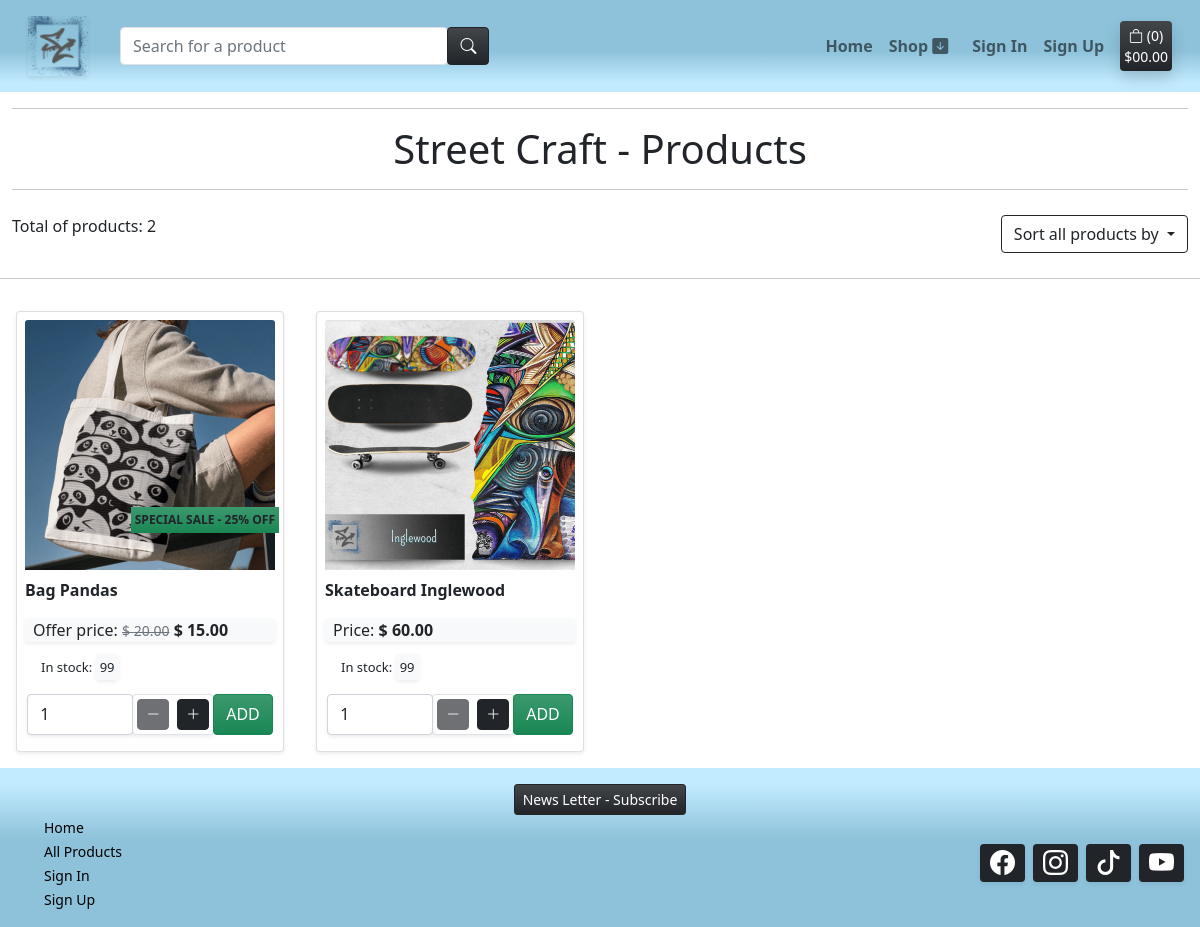
The page /all-products/ on the database its author committed.
### products/models.py (models this page shows, shortened)
class Product(models.Model):
    sku = models.SmallAutoField(primary_key=True)
    name = models.CharField(max_length=150, unique=True)
    release_date = models.DateTimeField(auto_now_add=True)
    category = models.ForeignKey('Category', null=True, blank=True, on_delete=models.SET_NULL)
    quantity_available = models.IntegerField(default=100,
            validators=[
            MinValueValidator(0)
        ])
    description = models.TextField()
    price = models.DecimalField(max_digits=6, decimal_places=2)
    offer = models.ForeignKey(Offer, null=True, blank=True, on_delete=models.SET_NULL)
    product_image = models.ImageField(null=True, blank=True)
    product_image_url = models.URLField(max_length=1024, null=True, blank=True)
    slug = models.SlugField(max_length=254, null=True, blank=True, unique=True)
    class Meta:
        ordering = ['-release_date']
    def cal_discount_price(self):
        return self.price - ((self.price * self.offer.offer_discount) / 100)

class Offer(models.Model):
    offer_sku = models.SmallAutoField(primary_key=True)
    offer_name = models.CharField(max_length=50,)
    offer_display = models.CharField(max_length=254, null=True, blank=True)
    offer_discount = models.IntegerField(default=0,
        validators=[
            MaxValueValidator(80),
            MinValueValidator(0)
        ])

### products/views.py (the view, shortened to what this page needs)
# urls.py: path('all-products/', views.products, name='products'),
def products(request):
    products_list = Product.objects.all()
    total_products_list = products_list.count()
    query = None
    categories = None
    offers = None
    sort = None
    direction = None
    if request.GET:
        if 'category' in request.GET:
            categories = request.GET['category'].split(',')
            products_list = products_list.filter(category__system_name__in=categories)
            categories = Category.objects.filter(system_name__in=categories)
            total_products_list = products_list.count()
    if request.GET:
        if 'offer' in request.GET:
            offers = request.GET['offer'].split(',')
            products_list = products_list.filter(offer__offer_name__in=offers)
            offers = Offer.objects.filter(offer_name__in=offers)
            total_products_list = products_list.count()
    current_sorting = f'{sort}_{direction}'
    context = {
        "products_list": products_list,
        "total_products_list": total_products_list,
        'current_categories': categories,
        'current_sorting': current_sorting
    }
    return render(request, 'products/products_all.html', context)

### templates/products/products_all.html (shortened to what this page needs)
{% extends "base.html" %}
{% load static %}
{% block content %}
<header>
    <div class="container-fluid text-center">
        <hr>
        <h1>Street Craft - Products</h1>
        <hr>
    </div>
</header>
<div class="m-1 d-flex justify-content-between align-items-center">
    <div class="fw-light m-2">
        <p>Total of products: {{ total_products_list }}</p>
    </div>
    <div class="dropdown m-2">
        <a class="btn btn-outline-dark dropdown-toggle" href="#" role="button" data-bs-toggle="dropdown" aria-expanded="false">
            Sort all products by
        </a>
    </div>
</div>
<hr>
<div class="container-fluid">
    <div class="row">
        {% for product in products_list %}
            <div class="col-sm-6 col-md-4 col-lg-3 p-0">
                <div class="card m-3 shadow-sm">
                    <div class="card-body m-1 p-1">
                        <a href="{% url 'product_details' product.slug %}">
                            <div class="image-container">
                                {% if product.product_image %}
                                <img class="card-img-top" src="{{ product.product_image.url }}" alt="{{ product.name }}">
                                {% else %}
                                <img class="card-img-top" src="{{ MEDIA_URL }}noimage-sc.png" alt="No image of the product">
                                {% endif %}
                                {% if product.offer %}
                                <div class="offer-tag bg-success bg-gradient">
                                    <p class="card-text text-uppercase p-1 m-0 text-dark fw-bold" style="font-size: 12px;">{{ product.offer.offer_display }} - {{ product.offer.offer_discount }}% OFF</p>
                                </div>
                                {% endif %}
                            </div>
                        </a>
                        <p class="card-text fw-bold mt-2">{{ product.name }}</p>
                        <div class="bg-light bg-gradient rounded shadow-sm mt-3">
                            {% if product.offer %}
                            <p class="ps-2 card-text">Offer price: <span class="text-muted fw-light"><del><small>$ {{ product.price }}</small></del></span> <strong>$ {{ product.cal_discount_price }} </strong></p>
                            {% else %}
                            <p class="ps-2 card-text">Price: <strong>$ {{ product.price }}</strong></p>
                            {% endif %}
                        </div>
                        {% if product.quantity_available %}
                        <p class="card-text m-3 fw-light" style="font-size: 13px;">In stock: <span class="bg-light rounded p-1 shadow-sm">{{ product.quantity_available }}</span></p>
                        {% else %}
                        <p class="card-text m-3" style="font-size: 13px;"><span class="bg-light rounded p-1 shadow-sm text-danger">Out of Stock</span></p>
                        {% endif %}
                        <div class="mt-2 mb-2">
                            <form class="form" action="{% url 'add_to_bag' product.slug %}" method="POST">
                                <div class="form-row">
                                    <div class="col-12 d-flex justify-content-center">
                                        <div class="form-group w-70">
                                            <div class="input-group">
                                                <input class="form-control qty_input rounded shadow-sm" type="number"
                                                    name="quantity" value="1" min="1" max="99"
                                                    data-item_id="{{ product.slug }}"
                                                    id="id_qty_{{ product.slug }}">
                                                <div class="d-flex flex-row border rounded shadow-sm">
                                                    <div class="input-group-prepend m-1">
                                                        <button type="button" class="decrement-qty btn btn-sm btn-dark rounded"
                                                            data-item_id="{{ product.slug }}" id="decrement-qty_{{ product.slug }}">
                                                            <span><i class="bi bi-dash-lg"></i></span>
                                                        </button>
                                                    </div>
                                                    <div class="input-group-append m-1">
                                                        <button type="button" class="increment-qty btn btn-sm btn-dark rounded"
                                                            data-item_id="{{ product.slug }}" id="increment-qty_{{ productslug }}">
                                                            <span><i class="bi bi-plus-lg"></i></span>
                                                        </button>
                                                    </div>
                                                </div>
                                                <input type="submit" class="btn btn-success bg-gradient rounded text-uppercase" value="Add">
                                            </div>
                                        </div>
                                    </div>
                                </div>
                            </form>
                        </div>
                    </div>
                </div>
            </div>
        {% endfor %}
    </div>
</div>
{% endblock content %}

### static/css/style.css (style rules this page uses)
.image-container { position: relative; }
.offer-tag { position: absolute; bottom: 15%; min-width: 25%; right: -4px; }

### rows shown on the page
Product: product_image (picture), offer.offer_display "SPECIAL SALE", offer.offer_discount "25", name "Bag Pandas", price "20.00", cal_discount_price "15.00", quantity_available "99"
Product: product_image (picture), name "Skateboard Inglewood", price "60.00", quantity_available "99"

### other values the page prints
{{ product_count }} "0"
{{ total_products_list }} "2"
